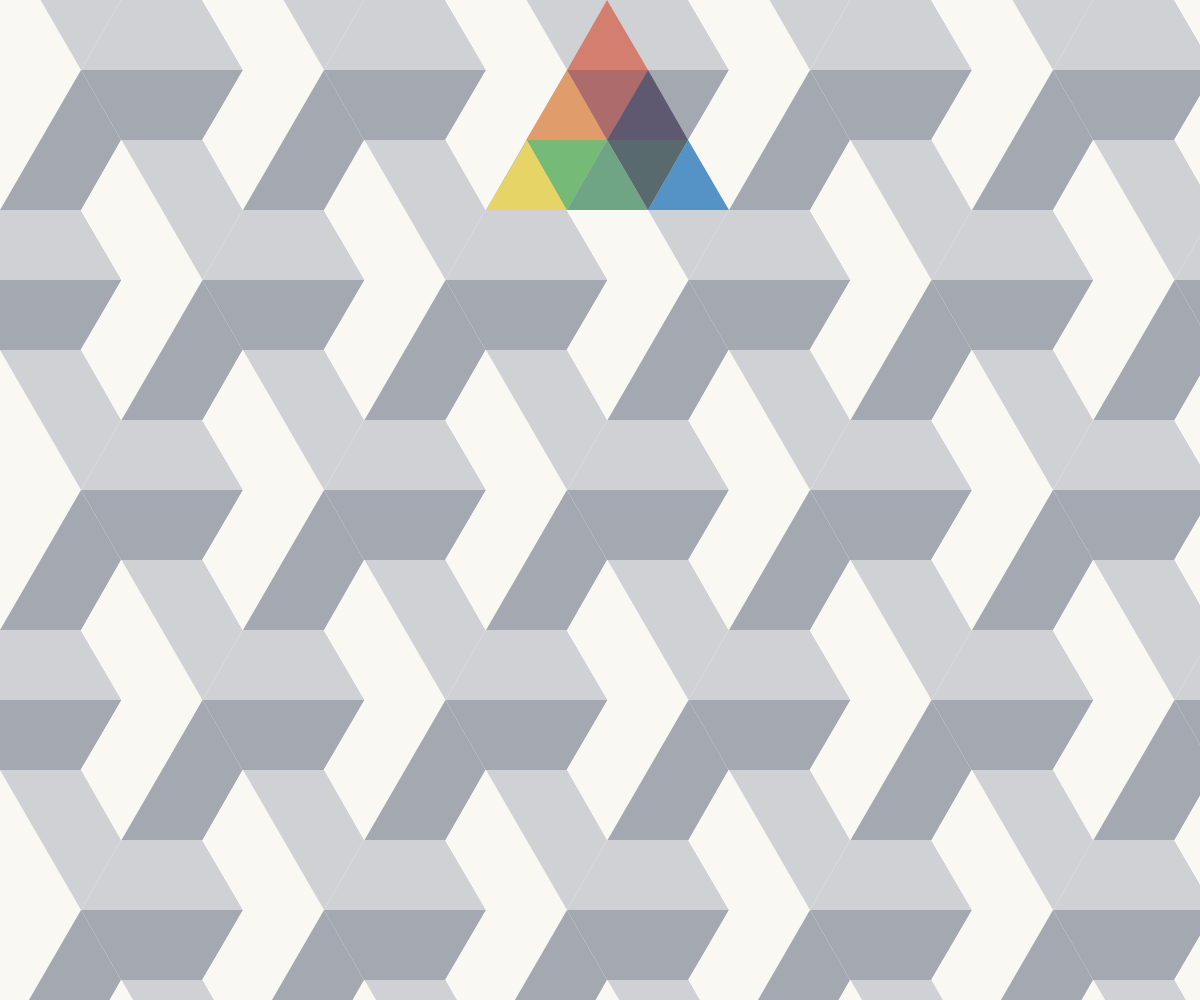
Frame 1 (no input)
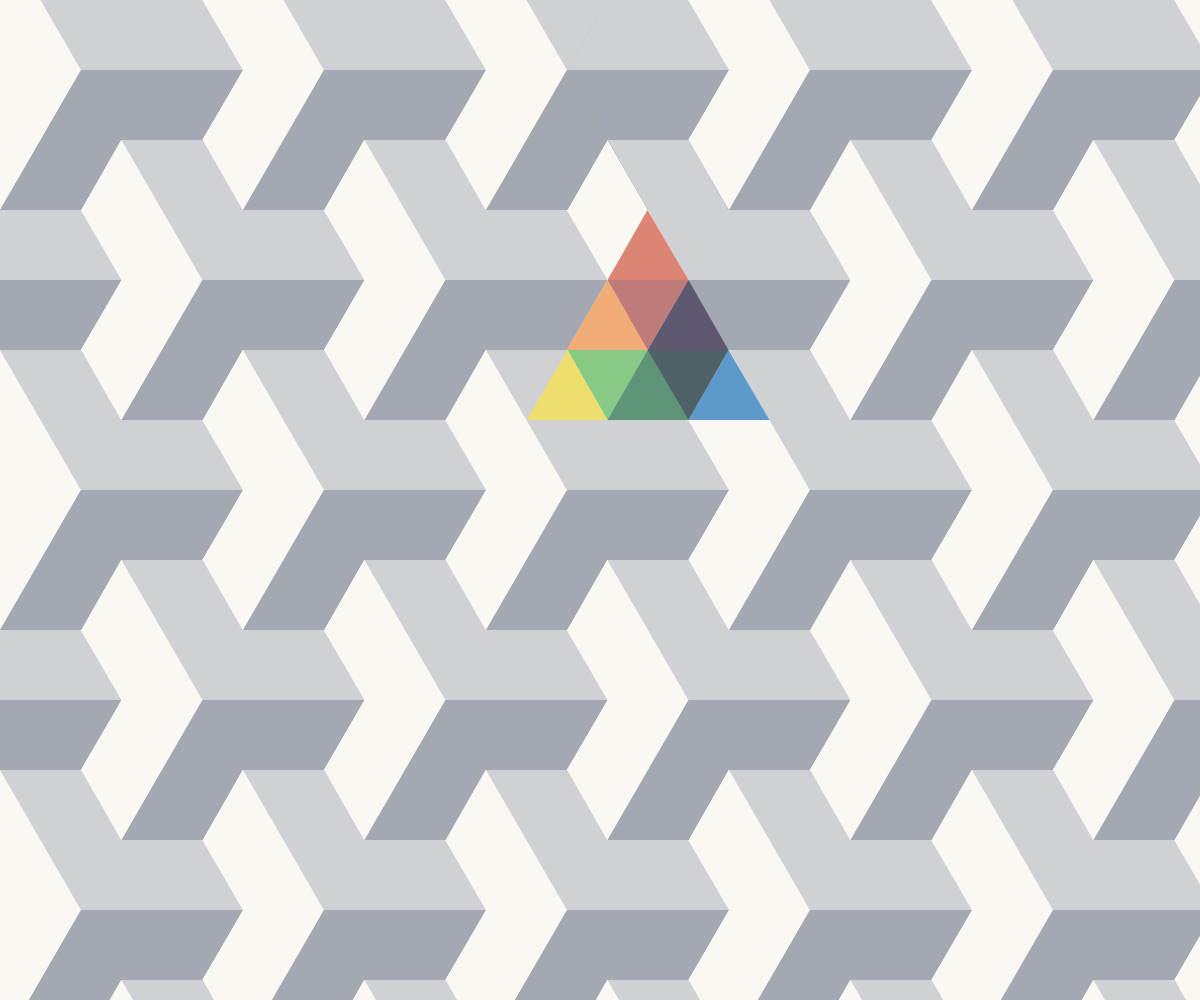
Frame 2 (the mouse pressed at the canvas centre, redrawn once)

The p5.js sketch that drew these frames (run headless with seeded random() and noise() and a simulated clock; the mouse was pressed at the canvas centre and the sketch redrawn once):

// p5.js sketch
// ── sketch.js
function setup() {
  createCanvas(window.innerWidth, window.innerHeight);
  noStroke(); 
  noLoop();
}

function draw() {
  bgBlocks();

  let triWidth = 243;
  let triX = ((innerWidth/triWidth)-1);
  let triHeight = 210;
  let triY = ((innerHeight/triHeight)-1);

  let triCol = int(random(0,triX));
  let xPos = triCol * triWidth;

  let triRow = int(random(0,triY));
  let yPos = triRow * triHeight;
  
  if (triRow % 2 == 1) {
    xPos = xPos + triWidth/6;
}
else {
  xPos = xPos;
}
  triAngle(xPos,yPos);
}

function bgBlocks() {
  let yDrop = 280*1.5;
  for (i = 0; i < height; i += yDrop) {
    push();
    translate(0, i);
    blockRow();
    pop();
}
}

function blockRow() {
  let xOff = 243;
  let yOff = 280;
  for (b = 0; b < width*1.2; b+=xOff) {
    triBlock(0,-70);
    translate(xOff,0);
    triBlock(-(xOff*1.5),yOff*.5);
  }
}

  function triBlock(xOffset, yOffset) {

    let darkGrey = color('#A4A8B0');
    let mediumGrey = color('#D0D1D4');
    let lightGrey = color('#F9F8F3');

    fill(lightGrey);
    quad(0+xOffset,0+yOffset,81+xOffset,140+yOffset,0+xOffset,140+yOffset,-40+xOffset,70+yOffset);
    quad(81+xOffset,140+yOffset,0+xOffset,280+yOffset,-40+xOffset,210+yOffset,0+xOffset,140+yOffset);

    fill(mediumGrey);
    quad(0+xOffset,0+yOffset,81+xOffset,0+yOffset,121+xOffset,70+yOffset,81+xOffset,140+yOffset);
    quad(121+xOffset,70+yOffset,202+xOffset,70+yOffset,243+xOffset,140+yOffset,81+xOffset,140+yOffset);

    fill(darkGrey);
    quad(81+xOffset,140+yOffset,243+xOffset,140+yOffset,202+xOffset,210+yOffset,121+xOffset,210+yOffset,81+xOffset,140+yOffset);
    quad(121+xOffset,210+yOffset,81+xOffset,280+yOffset,0+xOffset,280+yOffset,81+xOffset,140+yOffset);


  }

  function triAngle(xOffset, yOffset) {
    let alpha = 255*.8;
    let red = color(213,105,87, alpha);

    let orange = color(239,156,91, alpha);
    let darkRed = color(177,93,91, alpha);
    let purple = color(77,70,97, alpha);

    let yellow = color(247,225,84, alpha);
    let lightGreen = color(107,192,107, alpha);
    let green = color(77,145,105, alpha);
    let darkGreen = color(61,81,87, alpha);
    let blue = color(55,130,196, alpha);

    fill(red);
    triangle(121+xOffset,0+yOffset,162+xOffset,70+yOffset,81+xOffset,70+yOffset);

    fill(orange);
    triangle(81+xOffset,70+yOffset,121+xOffset,140+yOffset,40+xOffset,140+yOffset);

    fill(darkRed);
    triangle(81+xOffset,70+yOffset,162+xOffset,70+yOffset,121+xOffset,140+yOffset);

    fill(purple);
    triangle(162+xOffset,70+yOffset,202+xOffset,140+yOffset,121+xOffset,140+yOffset);

    fill(yellow);
    triangle(81+xOffset,210+yOffset,0+xOffset,210+yOffset,41+xOffset,140+yOffset);

    fill(lightGreen);
    triangle(121+xOffset,140+yOffset,81+xOffset,210+yOffset,41+xOffset,140+yOffset);

    fill(green);
    triangle(121+xOffset,140+yOffset,162+xOffset,210+yOffset,81+xOffset,210+yOffset);

    fill(darkGreen);
    triangle(202+xOffset,140+yOffset,162+xOffset,210+yOffset,121+xOffset,140+yOffset);

    fill(blue);
    triangle(202+xOffset,140+yOffset,243+xOffset,210+yOffset,162+xOffset,210+yOffset);
  }
